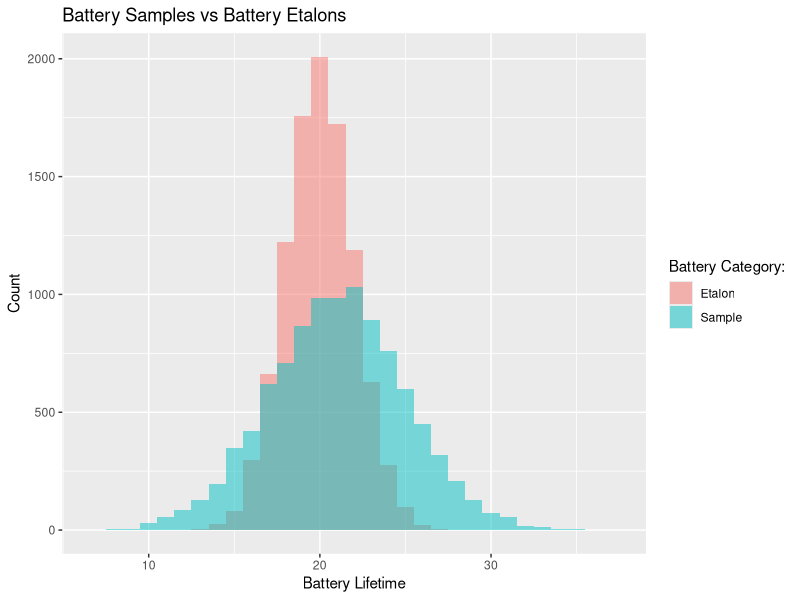

This chart was generated by the following R code:
library("ggplot2")

## Sampled batteries characteristics:
battery.lifetime.mean     = 21
battery.lifetime.variance = 16
battery.lifetime.sd       = sqrt(battery.lifetime.variance)

## Production etalon battery characteristics:
etalon.lifetime.mean     = 20
etalon.lifetime.variance = 4
etalon.lifetime.sd       = sqrt(etalon.lifetime.variance)

## Chi-Square significance level treshold:
significance.level = .05 ## 95% of the batteries must be according to the etalon

## Generate the batteries samples and etlons with their Normal Distribution:
##     -samples - N(21,16)
##     -etalons - N(20,4)
generate.samples.and.etalons = function(batteries.count) {
    observed.samples = rnorm(batteries.count, battery.lifetime.mean, battery.lifetime.sd)
    expected.etalons = rnorm(batteries.count, etalon.lifetime.mean, etalon.lifetime.sd)
    return (list("samples"=observed.samples, "etalons"=expected.etalons))
}

## Combine the battery samples and etalons into one dataframe:
combine = function(observed.samples, expected.etalons){
    observed.samples       = data.frame(x = observed.samples)
    expected.etalons       = data.frame(x = expected.etalons)
    observed.samples$name  = 'Sample'
    expected.etalons$name  = 'Etalon'
    combined               = rbind(observed.samples, expected.etalons)
    return (combined)
}

## Use Chi-Square Goodness of Fit Test to compare the battery samples against the etalon:
goodness.of.fit = function(observed.samples, expected.etalons){
    return (chisq.test(observed.samples, p=expected.etalons, rescale.p=TRUE))
}

all.samples      = generate.samples.and.etalons(10000)
observed.samples = all.samples$samples
expected.etalons = all.samples$etalons
samples.etalons.combined = combine(observed.samples, expected.etalons)

## Visual comparison of the battery samples and the expected etalon:
png(filename="samples_to_etalons.png")
print(ggplot(samples.etalons.combined, aes(x,fill=name)) + geom_histogram(alpha=0.5, position='identity',binwidth=1)+
    ggtitle("Battery Samples vs Battery Etalons") + labs(x="Battery Lifetime", y="Count", fill="Battery Category:"))
dev.off()

## Perform Chi-Square Goodness of Fit Test:
p.value = goodness.of.fit(observed.samples, expected.etalons)$p.value

if (p.value < significance.level) {
    print("Batteries are not according to etalon!")
} else {
    print("Batteries are according to etalon!")
}
